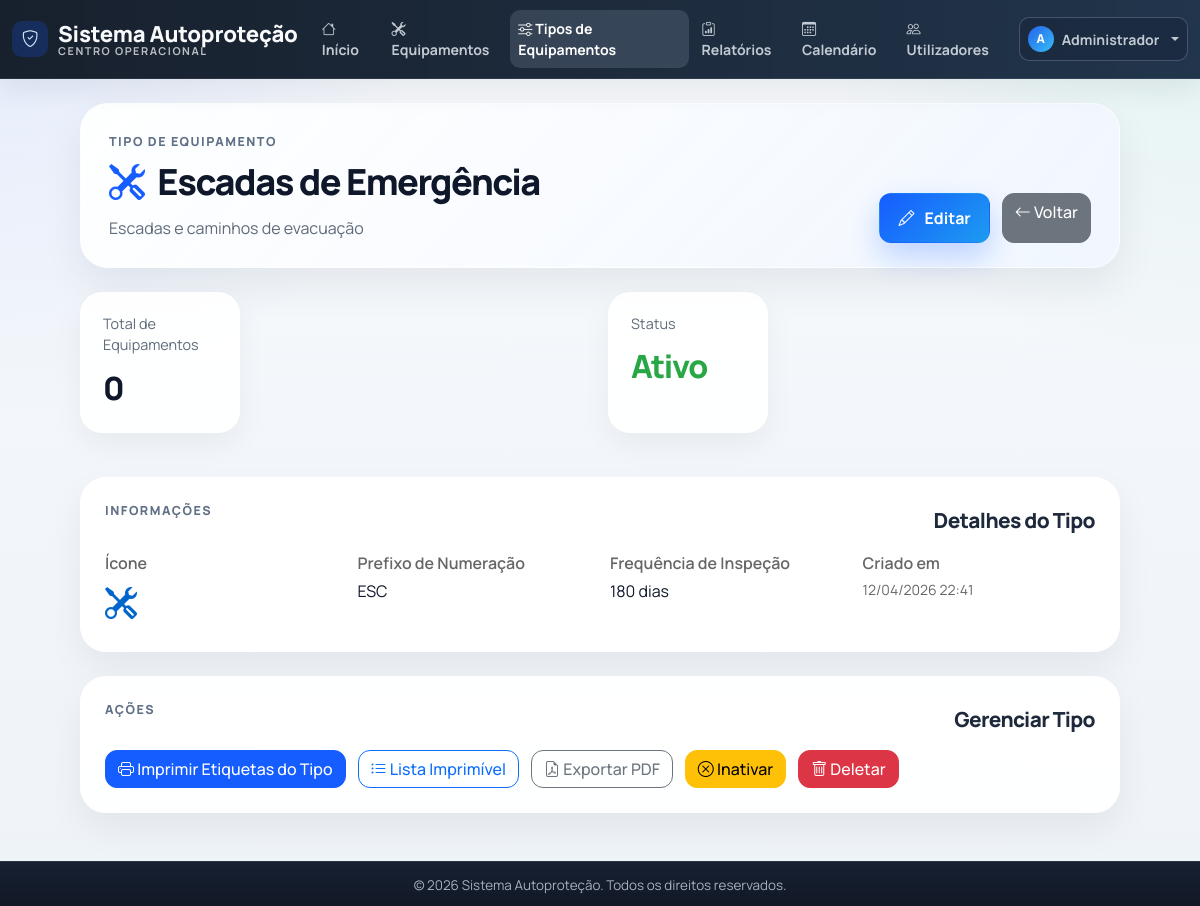
Page /index.php?controler=tipo_equipamento&acao=ver&id=5 (signed in) on the committed database.
### tables this page shows
CREATE TABLE IF NOT EXISTS tipos_equipamentos (
    id INT AUTO_INCREMENT PRIMARY KEY,
    nome VARCHAR(100) NOT NULL,
    descricao TEXT,
    icone VARCHAR(50),
    prefixo_numeracao VARCHAR(20) COMMENT 'Prefixo para numeração dos equipamentos, ex: EXT, HID, LUM',
    proximo_numero INT DEFAULT 1 COMMENT 'Próximo número sequencial do tipo de equipamento',
    frequencia_inspecao INT COMMENT 'Frequência em dias',
    ativo BOOLEAN DEFAULT TRUE,
    data_criacao TIMESTAMP DEFAULT CURRENT_TIMESTAMP,
    UNIQUE KEY uk_tipo_nome (nome),
    INDEX idx_ativo (ativo)
);

### app/core/View.php (called while the page is built, shortened)
<?php
class View {
    public static function render($view, array $data = []) {
        $viewPath = APP_PATH . DIRECTORY_SEPARATOR . 'views' . DIRECTORY_SEPARATOR . str_replace('/', DIRECTORY_SEPARATOR, $view) . '.php';
        extract($data, EXTR_SKIP);
        require $viewPath;
        require APP_PATH . DIRECTORY_SEPARATOR . 'views' . DIRECTORY_SEPARATOR . 'layouts' . DIRECTORY_SEPARATOR . 'main.php';
    }
}

### app/core/Controller.php (called while the page is built, shortened)
<?php
abstract class Controller {
    protected function render($view, array $data = []) {
        View::render($view, $data);
    }
}

### app/controllers/TipoEquipamentoController.php (called while the page is built, shortened)
<?php
class TipoEquipamentoController extends Controller {
    private $tipoEquipamento;
    public function __construct() {
        $this->tipoEquipamento = new TipoEquipamento();
    }
    public function ver($id) {
        $tipo = $this->tipoEquipamento->getById($id);
        $totalEquipamentos = $this->tipoEquipamento->getContagemEquipamentos($id, true);
        $totalEquipamentosAssociados = $this->tipoEquipamento->getContagemEquipamentos($id, false);
        $this->render('tipos_equipamentos/ver', compact('tipo', 'totalEquipamentos', 'totalEquipamentosAssociados'));
    }
}

### app/core/Application.php (called while the page is built, shortened)
<?php
class Application {
    public function run() {
        $router = new Router();
        $route = $router->resolve($_GET);
        $this->dispatch($route);
    }
    private function registerAutoloader() {
        spl_autoload_register(function ($class) {
            $directories = [
                APP_PATH . DIRECTORY_SEPARATOR . 'core',
                APP_PATH . DIRECTORY_SEPARATOR . 'models',
                APP_PATH . DIRECTORY_SEPARATOR . 'controllers',
            ];
            foreach ($directories as $directory) {
                $file = $directory . DIRECTORY_SEPARATOR . $class . '.php';
                if (file_exists($file)) {
                    return;
                }
            }
        });
    }
    private function dispatch($route) {
        try {
            $controller = new $route['controller']();
            call_user_func_array([$controller, $route['action']], $route['params']);
        } catch (Throwable $exception) {
            $this->handleException($exception);
        }
    }
}

### public/index.php (called while the page is built)
<?php
require_once dirname(__DIR__) . DIRECTORY_SEPARATOR . 'app' . DIRECTORY_SEPARATOR . 'core' . DIRECTORY_SEPARATOR . 'Application.php';
$application = new Application();
$application->run();

### app/models/TipoEquipamento.php (called while the page is built, shortened)
<?php
class TipoEquipamento {
    private $db;
    private $table = 'tipos_equipamentos';
    public function __construct() {
        $this->db = new Database();
    }
    public function getById($id) {
        $id = (int)$id;
        $query = "SELECT * FROM {$this->table} WHERE id = {$id}";
        $resultado = $this->db->query($query);
        if ($resultado && $resultado->num_rows > 0) {
            return $resultado->fetch_assoc();
        }
        return null;
    }
    public function getContagemEquipamentos($id, $apenasAtivos = true) {
        $id = (int)$id;
        $query = "SELECT COUNT(*) as total FROM equipamentos WHERE tipo_equipamento_id = {$id}";
        if ($apenasAtivos) {
            $query .= " AND ativo = TRUE";
        }
        $resultado = $this->db->query($query);
        $row = $resultado->fetch_assoc();
        return (int)$row['total'];
    }
}

### app/models/Database.php (called while the page is built, shortened)
<?php
class Database {
    private $conexao;
    private $host;
    private $port;
    private $user;
    private $password;
    private $dbname;
    public function __construct() {
        $config = require CONFIG_PATH . DIRECTORY_SEPARATOR . 'database.php';
        $this->host = $config['host'];
        $this->port = $config['port'] ?? 3306;
        $this->user = $config['user'];
        $this->password = $config['password'];
        $this->dbname = $config['dbname'];
    }
    private function conectar() {
        try {
            $connection = new mysqli(
                $this->host,
                $this->user,
                $this->password,
                $this->dbname,
                (int)$this->port
            );
            $connection->set_charset("utf8mb4");
            $this->conexao = $connection;
        } catch (Exception $e) {
            die('Erro de conexão com a base de dados: ' . $e->getMessage());
        }
    }
    public function query($query) {
        return $this->conexao->query($query);
    }
}

### app/views/tipos_equipamentos/ver.php (the view, shortened to what this page needs)
<?php
$tipo = $tipo ?? [];
$nome = htmlspecialchars($tipo['nome'] ?? '', ENT_QUOTES, 'UTF-8');
$descricao = htmlspecialchars($tipo['descricao'] ?? '', ENT_QUOTES, 'UTF-8');
$icone = htmlspecialchars($tipo['icone'] ?? 'bi-tools', ENT_QUOTES, 'UTF-8');
$prefixo = htmlspecialchars($tipo['prefixo_numeracao'] ?? '', ENT_QUOTES, 'UTF-8');
$frequencia = (int)($tipo['frequencia_inspecao'] ?? 0);
$ativo = (bool)($tipo['ativo'] ?? true);
$totalEquipamentos = (int)($totalEquipamentos ?? 0);
$totalEquipamentosAssociados = (int)($totalEquipamentosAssociados ?? $totalEquipamentos);
?>
<section class="page-shell page-shell--narrow tipo-equipamento-ver-page">
    <header class="page-hero compact">
        <div>
            <span class="page-hero__eyebrow">Tipo de Equipamento</span>
            <h1>
                <i class="bi <?php echo $icone; ?>"></i>
                <?php echo $nome; ?>
            </h1>
            <?php if ($descricao): ?>
                <p><?php echo $descricao; ?></p>
            <?php endif; ?>
        </div>
        <div class="page-hero__actions">
            <a href="index.php?controler=tipo_equipamento&acao=editar&id=<?php echo (int)$tipo['id']; ?>" class="btn btn-dashboard-primary">
                <i class="bi bi-pencil"></i>
                Editar
            </a>
            <a href="index.php?controler=tipo_equipamento&acao=listar" class="btn btn-secondary">
                <i class="bi bi-arrow-left"></i>
                Voltar
            </a>
        </div>
    </header>
    <div style="display: grid; grid-template-columns: 1fr 1fr; gap: 16px; margin-bottom: 20px;">
        <section class="mini-stats-grid">
            <a
                href="index.php?controler=equipamento&acao=listar&tipo=<?php echo (int)$tipo['id']; ?>"
                style="text-decoration: none; color: inherit; display: block;"
                title="Ver equipamentos deste tipo"
            >
                <article class="mini-stat-card" style="cursor: pointer;">
                    <span>Total de Equipamentos</span>
                    <strong><?php echo $totalEquipamentos; ?></strong>
                </article>
            </a>
        </section>
        <section class="mini-stats-grid">
            <article class="mini-stat-card">
                <span>Status</span>
                <strong style="color: <?php echo $ativo ? '#28a745' : '#dc3545'; ?>;">
                    <?php echo $ativo ? 'Ativo' : 'Inativo'; ?>
                </strong>
            </article>
        </section>
    </div>
    <section class="panel-surface">
        <div class="panel-surface__header">
            <span class="panel-surface__eyebrow">Informações</span>
            <h2>Detalhes do Tipo</h2>
        </div>
        <div style="display: grid; grid-template-columns: repeat(auto-fit, minmax(200px, 1fr)); gap: 20px;">
            <div>
                <label style="display: block; font-weight: 600; margin-bottom: 4px; color: #666;">Ícone</label>
                <div style="font-size: 32px; color: #0066cc;">
                    <i class="bi <?php echo $icone; ?>"></i>
                </div>
            </div>
            <?php if ($prefixo): ?>
                <div>
                    <label style="display: block; font-weight: 600; margin-bottom: 4px; color: #666;">Prefixo de Numeração</label>
                    <p style="margin: 0; font-size: 16px;"><?php echo $prefixo; ?></p>
                </div>
            <?php endif; ?>
            <?php if ($frequencia > 0): ?>
                <div>
                    <label style="display: block; font-weight: 600; margin-bottom: 4px; color: #666;">Frequência de Inspeção</label>
                    <p style="margin: 0; font-size: 16px;"><?php echo $frequencia; ?> dias</p>
                </div>
            <?php endif; ?>
            <?php if ($tipo['data_criacao']): ?>
                <div>
                    <label style="display: block; font-weight: 600; margin-bottom: 4px; color: #666;">Criado em</label>
                    <p style="margin: 0; font-size: 14px; color: #666;">
                        <?php echo date('d/m/Y H:i', strtotime($tipo['data_criacao'])); ?>
                    </p>
                </div>
            <?php endif; ?>
        </div>
    </section>
    <section class="panel-surface">
        <div class="panel-surface__header">
            <span class="panel-surface__eyebrow">Ações</span>
            <h2>Gerenciar Tipo</h2>
        </div>
        <div style="display: flex; gap: 12px; flex-wrap: wrap;">
            <a href="index.php?controler=equipamento&acao=etiquetas&tipo=<?php echo (int)$tipo['id']; ?>"
               class="btn btn-primary"
               target="_blank"
               rel="noopener">
                <i class="bi bi-printer"></i>
                Imprimir Etiquetas do Tipo
            </a>
            <a href="index.php?controler=equipamento&acao=lista_imprimivel&tipo=<?php echo (int)$tipo['id']; ?>"
               class="btn btn-outline-primary"
               target="_blank"
               rel="noopener">
                <i class="bi bi-list-ul"></i>
                Lista Imprimível
            </a>
            <a href="index.php?controler=equipamento&acao=lista_pdf&tipo=<?php echo (int)$tipo['id']; ?>"
               class="btn btn-outline-secondary"
               target="_blank"
               rel="noopener">
                <i class="bi bi-file-earmark-pdf"></i>
                Exportar PDF
            </a>
            <a href="index.php?controler=tipo_equipamento&acao=toggleAtivo&id=<?php echo (int)$tipo['id']; ?>"
               class="btn <?php echo $ativo ? 'btn-warning' : 'btn-success'; ?>"
               onclick="return confirm('Tem a certeza que deseja <?php echo $ativo ? 'inativar' : 'ativar'; ?> este tipo?');">
                <i class="bi <?php echo $ativo ? 'bi-x-circle' : 'bi-check-circle'; ?>"></i>
                <?php echo $ativo ? 'Inativar' : 'Ativar'; ?>
            </a>
            <?php if ($totalEquipamentosAssociados === 0): ?>
                <a href="index.php?controler=tipo_equipamento&acao=deletar&id=<?php echo (int)$tipo['id']; ?>"
                   class="btn btn-danger"
                   onclick="return confirm('Tem a certeza que deseja deletar este tipo? Esta ação não pode ser desfeita.');">
                    <i class="bi bi-trash"></i>
                    Deletar
                </a>
            <?php endif; ?>
        </div>
    </section>
</section>

### public/css/style.css (style rules this page uses)
:root { --color-primary: #165dff; --color-secondary: #6c757d; --color-success: #198754; --color-danger: #dc3545; --color-warning: #ffc107; --color-info: #0dcaf0; --surface-0: #f4f7fb; --surface-1: #ffffff; --surface-2: #eef3fb; --text-strong: #0f172a; --text-soft: #5f6b7a; --stroke-soft: rgba(22, 93, 255, 0.08); }
body { background: radial-gradient(circle at top left, rgba(22, 93, 255, 0.08), transparent 28%), radial-gradient(circle at top right, rgba(16, 185, 129, 0.08), transparent 25%), linear-gradient(180deg, #f7f9fc 0%, #eef3f8 100%); color: var(--text-strong); font-family: 'Manrope', 'Segoe UI', Tahoma, Geneva, Verdana, sans-serif; }
.btn { border-radius: 12px; font-weight: 500; transition: all .2s; }
.btn-primary { background-color: var(--color-primary); border-color: var(--color-primary); }
h1 { color: var(--text-strong); font-weight: 700; margin-bottom: 30px; border-bottom: none; padding-bottom: 0; }
h2 { color: #1e293b; font-weight: 600; }
.btn-dashboard-primary, .btn-dashboard-secondary { display: inline-flex; align-items: center; gap: 10px; padding: 12px 18px; border: 1px solid transparent; font-weight: 700; text-decoration: none; }
.btn-dashboard-primary { background: linear-gradient(135deg, #165dff, #1d9bf0); color: #fff; box-shadow: 0 14px 30px rgba(22, 93, 255, 0.24); }
.page-shell { display: grid; gap: 24px; }
.page-shell--narrow { max-width: 1040px; margin: 0 auto; }
.page-hero { display: flex; align-items: flex-end; justify-content: space-between; gap: 20px; padding: 28px 30px; border-radius: 28px; background: linear-gradient(135deg, rgba(255, 255, 255, 0.95), rgba(240, 246, 255, 0.9)); border: 1px solid rgba(255, 255, 255, 0.7); box-shadow: 0 18px 40px rgba(15, 23, 42, 0.07); }
.page-hero.compact { padding: 24px 28px; }
.page-hero h1 { margin: 8px 0 12px; font-size: clamp(1.9rem, 3vw, 2.8rem); font-weight: 800; letter-spacing: -0.04em; }
.page-hero h1 i { color: #165dff; margin-right: 8px; }
.page-hero p { margin: 0; max-width: 700px; color: var(--text-soft); line-height: 1.7; }
.page-hero__eyebrow, .panel-surface__eyebrow { display: inline-block; font-size: 0.78rem; font-weight: 800; letter-spacing: 0.12em; text-transform: uppercase; color: #607086; }
.page-hero__actions { display: flex; flex-wrap: wrap; gap: 12px; }
.mini-stats-grid { display: grid; grid-template-columns: repeat(3, minmax(0, 1fr)); gap: 16px; }
.mini-stat-card { padding: 20px 22px; border-radius: 22px; background: rgba(255, 255, 255, 0.92); border: 1px solid rgba(255, 255, 255, 0.7); box-shadow: 0 12px 30px rgba(15, 23, 42, 0.05); }
.mini-stat-card span { display: block; color: var(--text-soft); font-size: 0.9rem; }
.mini-stat-card strong { display: block; margin-top: 8px; font-size: 2rem; font-weight: 800; letter-spacing: -0.04em; }
.panel-surface { padding: 24px; border-radius: 26px; background: rgba(255, 255, 255, 0.94); border: 1px solid rgba(255, 255, 255, 0.72); box-shadow: 0 16px 36px rgba(15, 23, 42, 0.06); }
.panel-surface__header { display: flex; align-items: flex-start; justify-content: space-between; gap: 14px; margin-bottom: 18px; }
.panel-surface__header h2 { margin: 6px 0 0; font-size: 1.3rem; font-weight: 800; letter-spacing: -0.03em; }

### rows in the picture
tipos_equipamentos: nome "Escadas de Emergência", descricao "Escadas e caminhos de evacuação", prefixo_numeracao "ESC", frequencia_inspecao "180", data_criacao "12/04/2026 22:41"

### other values in the picture
APP_NAME "Sistema Autoproteção"
$inicialUtilizador "A"
$nomeUtilizador "Administrador"
$totalEquipamentos "0"
